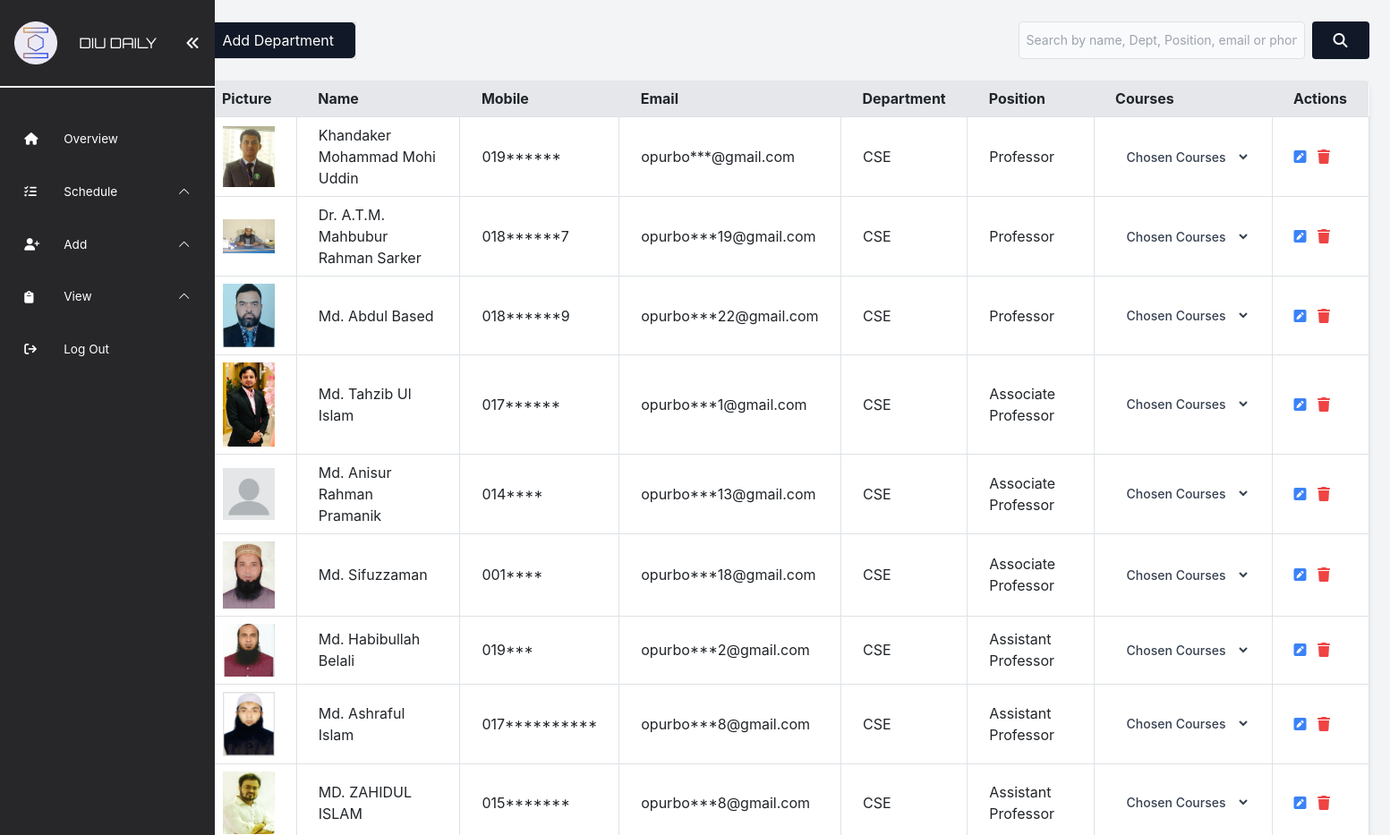
Before: /src/admin/view/teacher/teacher.php (upper part) with the older database file.
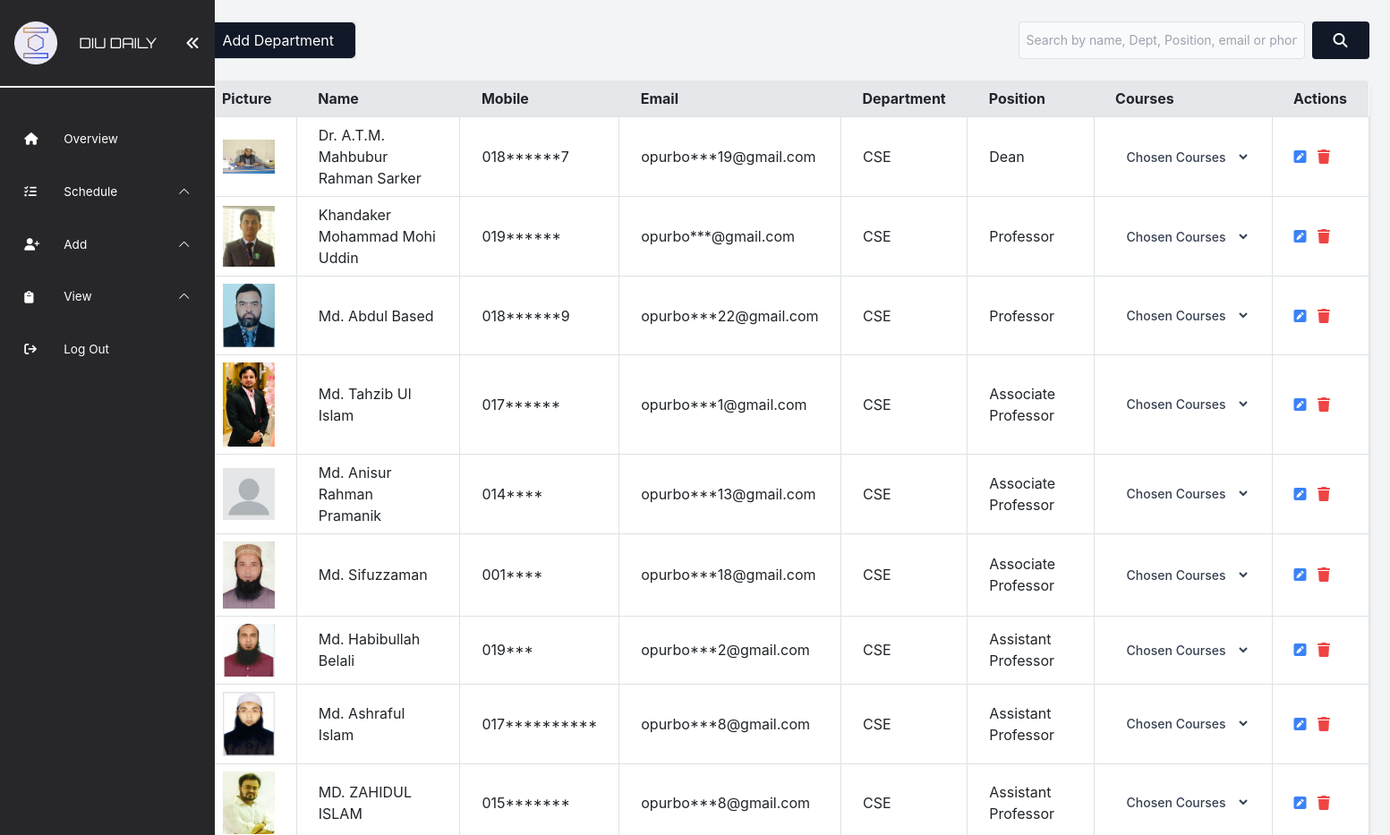
After: the same page with the newer database file.
### tables this page shows
CREATE TABLE `teachers` (
  `teacher_id` int(11) NOT NULL,
  `name` varchar(100) NOT NULL,
  `mobile` varchar(20) NOT NULL,
  `department_id` int(11) NOT NULL,
  `position` varchar(50) NOT NULL,
  `mail` varchar(100) NOT NULL,
  `picture` varchar(255) DEFAULT NULL,
  `password` varchar(255) NOT NULL
);

CREATE TABLE `department` (
  `department_id` int(11) NOT NULL,
  `department_name` varchar(100) NOT NULL
);

### src/admin/view/teacher/teacher.php (the view, shortened to what this page needs)
<?php
include("../../../../database/config.php");
include("../../../include/adminNavbar.php");
?>
<div class="flex flex-col min-h-screen w-full">
  <div class="flex justify-between my-4 ">
    <p class="border border-black">
      <a href="../../add/dept/add_department.php"
        class="inline-block px-4 py-2 bg-gray-900 text-white rounded-lg hover:bg-gray-600 hover:no-underline">
        Add Department
      </a>
    </p>
    <form method="get" class="flex">
      <input type="text" id="search" name="search"
        class="block p-2 pl-10 text-sm text-gray-900 border border-gray-300 rounded-lg w-80 bg-gray-50 focus:ring-blue-500 focus:border-blue-500"
        placeholder="Search by name, Dept, Position, email or phone">
      <button type="submit" value="Search" class="ml-2 bg-gray-900 hover:bg-gray-600 text-white py-2 px-4 rounded"><i
          class="fa fa-search" aria-hidden="true"></i></button>
    </form>
  </div>
  <div>
    <table class="table-auto w-full bg-white shadow-md rounded-lg overflow-hidden">
      <thead class="bg-gray-200">
        <tr>
          <th class="px-4 py-2">Picture</th>
          <th class="px-4 py-2">Name</th>
          <th class="px-4 py-2">Mobile</th>
          <th class="px-4 py-2">Email</th>
          <th class="px-4 py-2">Department</th>
          <th class="px-4 py-2">Position</th>
          <th class="px-4 py-2">Courses</th>
          <th class="px-4 py-2">Actions</th>
        </tr>
      </thead>
      <tbody>
        <?php
        $search = $_GET['search'] ?? '';
        $sql = "SELECT Teachers.*, department_name, GROUP_CONCAT(CONCAT(Course.course_code, ' - ', Course.course_name) SEPARATOR ', ') AS courses
    FROM Teachers
    INNER JOIN department ON Teachers.department_id = department.department_id
    LEFT JOIN TeacherCourses ON Teachers.teacher_id = TeacherCourses.teacher_id
    LEFT JOIN Course ON TeacherCourses.course_id = Course.course_id
    WHERE
      Teachers.name LIKE '%$search%'
      OR Teachers.mail LIKE '%$search%'
      OR Teachers.mobile LIKE '%$search%'
      OR Teachers.position LIKE '%$search%'
      OR department.department_name LIKE '%$search%'
    GROUP BY Teachers.teacher_id
    ORDER BY
      CASE
        WHEN Teachers.position = 'Dean' THEN 1
        WHEN Teachers.position = 'Professor' THEN 2
        WHEN Teachers.position = 'Associate Professor' THEN 3
        WHEN Teachers.position = 'Assistant Professor' THEN 4
        WHEN Teachers.position = 'Lecturer' THEN 5
        ELSE 6
      END";
        $result = $conn->query($sql);
        if ($result->num_rows > 0) {
          while ($row = $result->fetch_assoc()) {
            ?>
            <tr>
              <td class="border px-4 py-2 ">
                <img src="../../add/teacher/<?php echo $row['picture']; ?>" width='70' height='70'>
              </td>
              <td class="border px-4 py-2 ">
                <?php echo $row['name']; ?>
              </td>
              <td class="border px-4 py-2">
                <?php echo $row['mobile']; ?>
              </td>
              <td class="border px-4 py-2">
                <?php echo $row['mail']; ?>
              </td>
              <td class="border px-4 py-2 ">
                <?php echo $row['department_name']; ?>
              </td>
              <td class="border px-4 py-2">
                <?php echo $row['position']; ?>
              </td>
              <td class="border px-4 py-2">
                <select
                  class="text-gray-700 bg-white hover:bg-gray-100 focus:ring-4 focus:outline-none focus:ring-gray-300 font-medium rounded-lg text-sm px-2 py-2.5"
                  style="width: 150px;">
                  <option value="" class="bg-white py-2 hover:bg-gray-100">Chosen Courses</option>
                </select>
              </td>
              <td class="border px-4 py-2">
                <a href="edit_teacher.php?action=edit&id=<?php echo $row['teacher_id']; ?>"
                  class="text-blue-500 text-black mr-2 hover:text-black">
                  <i class="fa fa-pencil-square" aria-hidden="true"></i>
                </a>
                <a href="delete.php?action=delete&id=<?php echo $row['teacher_id']; ?>"
                  class="text-red-500 hover:text-black"
                  onclick='return confirm("Are you sure you want to delete this Teacher ID?");'>
                  <i class="fa fa-trash" aria-hidden="true"></i>
                </a>
              </td>
            </tr>
            <?php
          }
        } else {
          echo "<tr><td colspan='8' class='text-center'>No teachers found.</td></tr>";
        }
        ?>
      </tbody>
    </table>
  </div>
</div>
</div>
</body>
</html>

Changed rows visible on the page:
changed teachers "Dr. A.T.M. Mahbubur Rahman Sarker": position "Professor" → "Dean"; moves up the list
